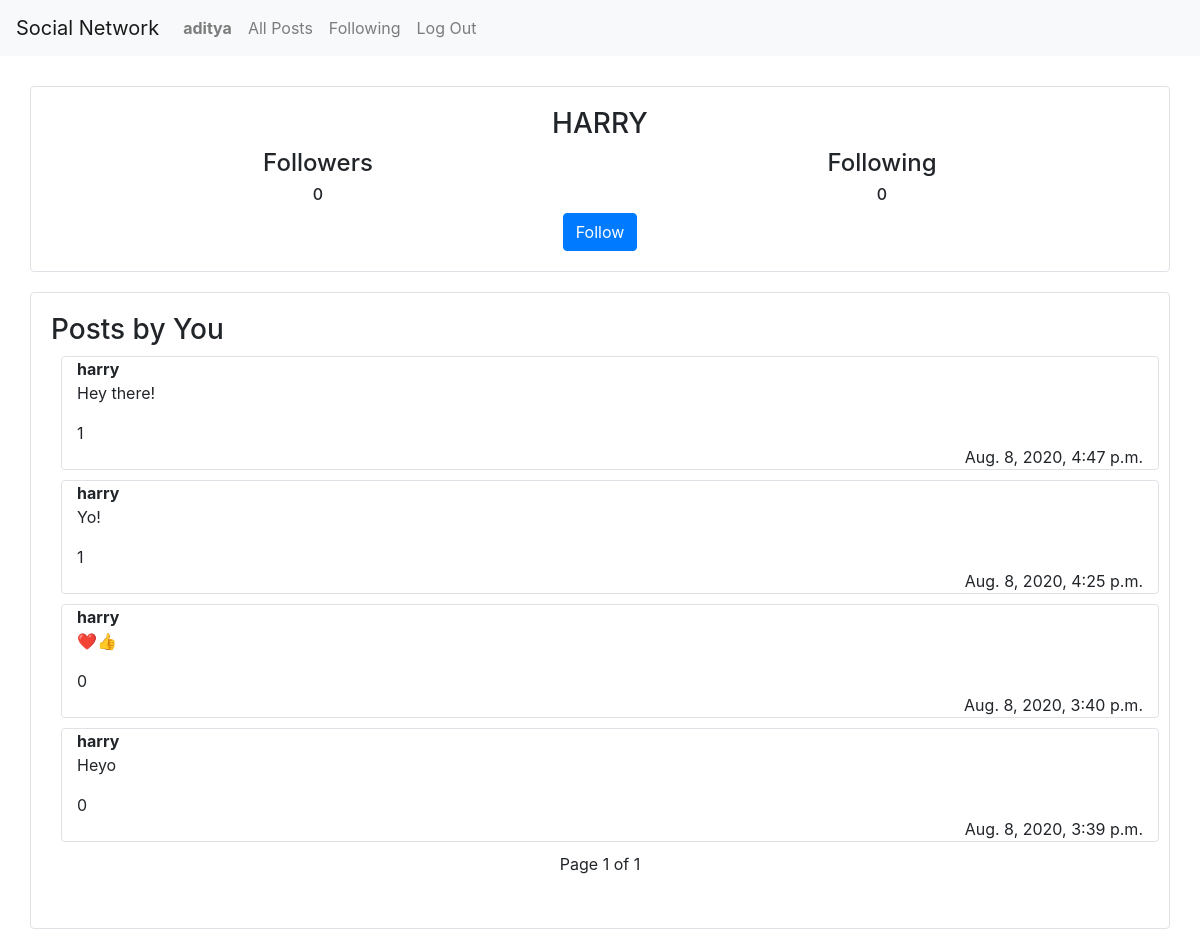
/profile/harry (signed in), run on the app's committed database.
### network/models.py (models this page shows, shortened)
class User(AbstractUser):
    pass

class Post(models.Model):
    content = models.CharField(max_length=500)
    pub_time = models.DateTimeField(auto_now=True)
    likes = models.IntegerField(default=0)
    publisher = models.ForeignKey(User, on_delete=models.CASCADE, related_name="posts")

### network/views.py (the view)
# urls.py: path("profile/<str:name>", views.profile, name="profile"),
def profile(request, name):
    curr_user = User.objects.filter(username=request.session['username']).first()
    user = User.objects.filter(username=name).first()
    followers = Follow.objects.filter(followee=user)
    follows = Follow.objects.filter(follower=user)
    follow_connection = Follow.objects.filter(follower=curr_user, followee=user).first()
    if follow_connection is None:
        following = False
    else:
        following = True
    posts = Post.objects.filter(publisher=user)
    posts = list(reversed(posts))
    paginator = Paginator(posts, 10)
    posts = paginator.get_page(1)
    return render(request, "network/profile_page.html", {"followers": followers, "followings": follows, "posts": posts, "curr_user": user, "following": following,})

### network/templates/network/profile_page.html (shortened to what this page needs)
{% extends "network/layout.html" %} {% load static %} {% block import %}
<link href="{% static 'network/profile.css' %}" rel="stylesheet"> {% endblock %} {% block body %}
<div class="container border rounded" id="profile-info">
    <h3 style="text-align: center;">{{ curr_user.username|upper }}</h3>
    <div class="row" style="text-align: center;">
        <div class="col-md-6">
            <h4>Followers</h4>
            <h6>{{ followers.count }}</h6>
        </div>
        <div class="col-md-6">
            <h4>Following</h4>
            <h6>{{ followings.count }}</h6>
        </div>
    </div>
    {% if user.username != curr_user.username %}
    <div style="text-align: center;">
        {% if following %}
        <a href="{% url 'unfollow' curr_user.username %}"><button class="btn btn-primary">Unfollow</button></a> {% else %}
        <a href="{% url 'follow' curr_user.username %}"><button class="btn btn-primary">Follow</button></a> {% endif %}
    </div>
    {% endif %}
</div>
<div class="container border rounded" id="user-posts">
    <h3>Posts by You</h3>
    <div>
        {% for post in posts %}
        <div class="container border rounded post" style="margin: 10px;">
            <b>{{ post.publisher.username }}</b><br>
            <p class="post-content">{{ post.content }}</p>
            <p style="margin: 0px;">{{ post.likes }}</p>
            <p style="text-align: right; margin: 0px;">{{ post.pub_time }}</p>
        </div>
        {% empty %}
        <h6 style="text-align: center;">No posts</h6>
        {% endfor %}
    </div>
    {% if posts is not None %}
    <div class="current">
        <p style="text-align: center;">Page {{ posts.number }} of {{ posts.paginator.num_pages }}</p>
    </div>
    {% endif %}
</div>
{% endblock %}

### network/templates/network/layout.html (shortened to what this page needs)
{% load static %}
<!DOCTYPE html>
<html lang="en">
<head>
    <link rel="stylesheet" href="https://stackpath.bootstrapcdn.com/bootstrap/4.4.1/css/bootstrap.min.css">
    <link href="{% static 'network/styles.css' %}" rel="stylesheet"> {% block import %}{% endblock %}
</head>
<body>
    <nav class="navbar navbar-expand-lg navbar-light bg-light">
        <a class="navbar-brand" href="{% url 'index' %}">Social Network</a>
        <div>
            <ul class="navbar-nav mr-auto">
                {% if user.is_authenticated %}
                <li class="nav-item">
                    <a class="nav-link" href="{% url 'profile' user.username %}"><strong>{{ user.username }}</strong></a>
                </li>
                <li class="nav-item">
                    <a class="nav-link" href="{% url 'index' %}">All Posts</a>
                </li>
                {% endif %} {% if user.is_authenticated %}
                <li class="nav-item">
                    <a class="nav-link" href="{% url 'following' %}">Following</a>
                </li>
                <li class="nav-item">
                    <a class="nav-link" href="{% url 'logout' %}">Log Out</a>
                </li>
                {% endif %}
            </ul>
        </div>
    </nav>
    <div class="body">
        {% block body %} {% endblock %}
    </div>
</body>
</html>

### network/static/network/profile.css (style rules this page uses)
#profile-info { padding: 20px; margin-top: 30px; margin-bottom: 20px; }
#user-posts { padding: 20px; margin-bottom: 20px; }

### data on the page
User: username "aditya"
User: username "HARRY"
Post: publisher.username "harry", content "Hey there!", likes "1", pub_time "Aug. 8, 2020, 4:47 p.m."
Post: publisher.username "harry", content "Yo!", likes "1", pub_time "Aug. 8, 2020, 4:25 p.m."
Post: publisher.username "harry", content "❤️👍", likes "0", pub_time "Aug. 8, 2020, 3:40 p.m."
Post: publisher.username "harry", content "Heyo", likes "0", pub_time "Aug. 8, 2020, 3:39 p.m."

### other printed values
{{ followers.count }} "0"
{{ followings.count }} "0"
{{ posts.number }} "1"
{{ posts.paginator.num_pages }} "1"
